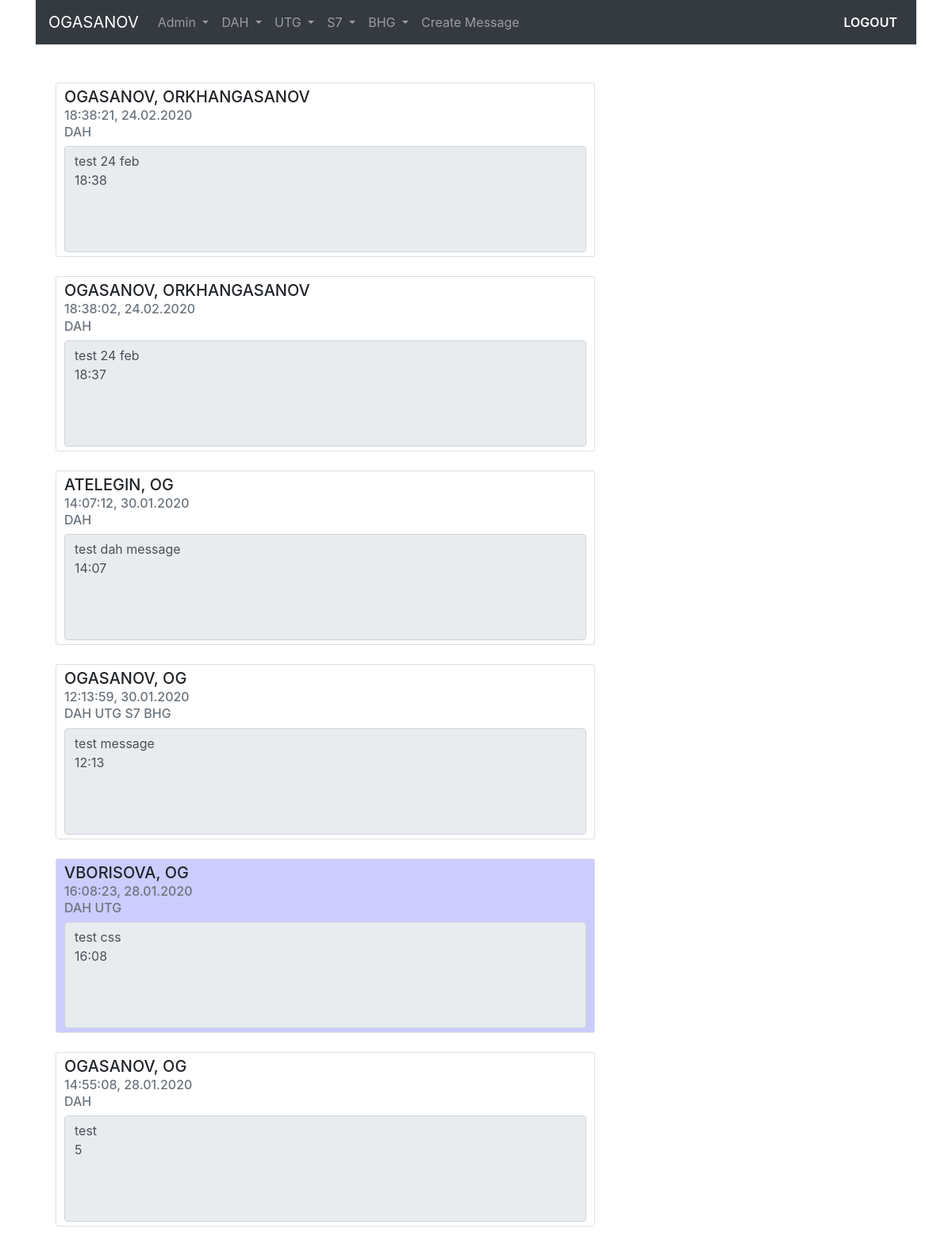
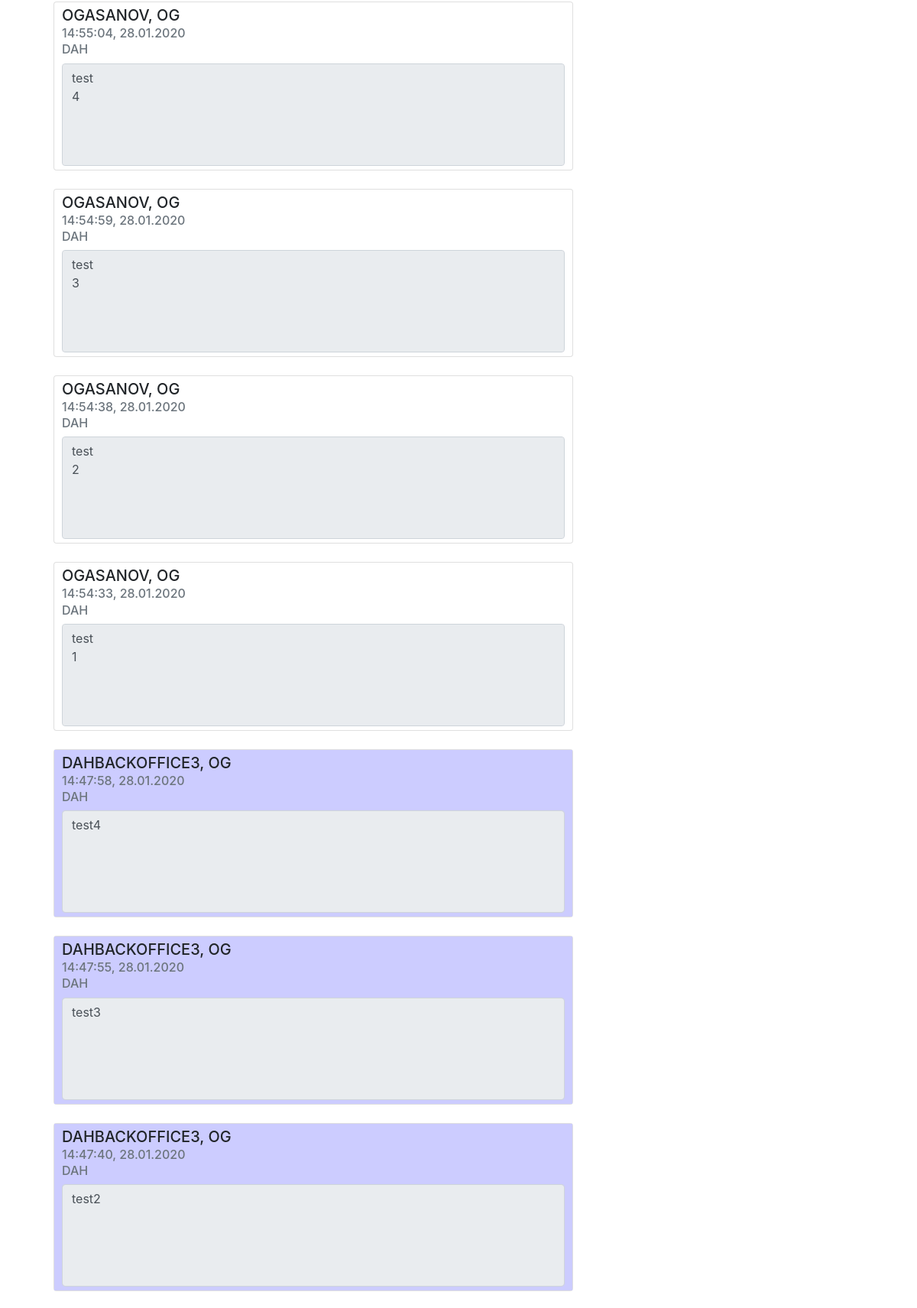
The page /dah/messages-50/ (signed in, upper part) on the database its author committed (2 pictures, top to bottom).
### user_model/models.py (models this page shows, shortened)
class UserModel(AbstractBaseUser):
    username = models.CharField(verbose_name='username', max_length=30, unique=True)
    fullname = models.CharField(verbose_name='full name', max_length=100)
    role = models.ForeignKey('UserRole', on_delete=models.CASCADE, related_name='role', null=True)
    date_joined = models.DateTimeField(verbose_name='date joined', auto_now_add=True)
    last_login = models.DateTimeField(verbose_name='last login', auto_now=True)
    is_admin = models.BooleanField(default=False)
    is_active = models.BooleanField(default=True)
    is_staff = models.BooleanField(default=False)
    is_superuser = models.BooleanField(default=False)
    USERNAME_FIELD = 'username'
    REQUIRED_FIELDS = ['fullname', 'role']
    objects = UserModelManager()
    def __str__(self):
        return self.username
    class Meta:
        verbose_name = 'User'
        verbose_name_plural = 'Users'
        ordering = ['username']

class Message(models.Model):
    title = models.CharField(max_length=150, db_index=True)
    slug = models.SlugField(max_length=150, unique=True)
    body = models.TextField(db_index=True)
    tags = models.ManyToManyField('Tag', related_name='t_messages')
    users = models.ManyToManyField('UserModel', related_name='u_messages')
    date_pub = models.DateTimeField(auto_now_add=True)
    def __str__(self):
        return self.title + ', ' + self.date_pub.strftime("%d.%m.%Y %H:%M:%S")
    def get_username(self):
        temp_str = self.__str__()
        temp_lst = temp_str.split(',')
        return temp_lst[0].lower()
    class Meta:
        ordering = ['-date_pub']

class Tag(models.Model):
    title = models.CharField(max_length=50, unique=True)
    slug = models.SlugField(max_length=50, unique=True)
    def __str__(self):
        return self.title

### user_model/views.py (the view)
# urls.py: path('dah/messages-50/', DAHMsgsView.as_view(), name='dah_messages_obj'),
class DAHMsgsView(LoginRequiredMixin, ObjectMsgsViewMixin, View):
    tag_arg = 'DAH'

### user_model/templates/user_model/fifty_msgs_template.html (shortened to what this page needs)
{% extends 'user_model/base.html' %}
{% block content %}
    <div class="row">
        <div class="col-md-8">
            {% for message in messages %}
                {% include 'user_model/includes/slug_message_template.html' %}
            {% endfor %}
        </div>
        <div class="col-md-2"></div>
        <div class="col-md-2"></div>
    </div>
{% endblock %}

### user_model/templates/user_model/includes/navbar.html (shortened to what this page needs)
<nav class="navbar navbar-expand-md navbar-dark bg-dark sticky-top">
    {% if request.user.is_authenticated %}
        <a class="navbar-brand" href="{% url 'homepage' %}">{{ request.user.username|upper }}</a>
    {% else %}
        <a class="navbar-brand mx-auto" href="{% url 'homepage' %}">Рассылка сообщений по рейсам</a>
    {% endif %}
    {% if request.user.is_authenticated and request.user.is_admin %}
    <div class="collapse navbar-collapse" id="navbarSupportedContent">
        <ul class="navbar-nav mr-auto">
            {% include 'user_model/includes/nav_item_admin.html' %}
            {% include 'user_model/includes/nav_item_template.html' %}
        </ul>
        <ul class="navbar-nav ml-auto">
            {% include 'user_model/includes/nav_item_logout.html' %}
        </ul>
    </div>
    {% endif %}
</nav>

### user_model/templates/user_model/includes/slug_message_template.html
{% load static %}
<div class="message-mainpage-template">
    <div class="card mb-4">
        <div class="card-paddings card-body" {% if message.get_username in users_backoffice %}style="background-color: #ccccff;"{% endif %}>
            <h5 class="card-title mb-2"><a class="message-info-link" href="{% url 'message_detail' slug=message.slug %}">{{ message.title }}</a></h5>
            <h6 class="card-subtitle mb-2 text-muted">{{ message.date_pub|date:'H:i:s, d.m.Y'}}</h6>
            <h6 class="card-subtitle mb-2 text-muted">
                {% for tag in message.tags.all %}
                    {{ tag }}
                {% endfor %}
            </h6>
            <textarea readonly class="form-control" rows="5" style="resize: none;">{{ message.body|striptags }}</textarea>
        </div>
    </div>
</div>

### static/css/style.css (style rules this page uses)
.message-mainpage-template { margin-left: 25px; margin-right: 25px; }
a.message-info-link { color: #212529; text-decoration: none; }
.card-paddings { padding-top: 5px; padding-bottom: 5px; padding-left: 10px; padding-right: 10px; }

### rows shown on the page
UserModel: user.username "OGASANOV"
Message: title "OGASANOV, ORKHANGASANOV", date_pub "18:38:21, 24.02.2020", body "test 24 feb 18:38"
Tag: title "DAH"
Message: title "OGASANOV, ORKHANGASANOV", date_pub "18:38:02, 24.02.2020", body "test 24 feb 18:37"
Message: title "ATELEGIN, OG", date_pub "14:07:12, 30.01.2020", body "test dah message 14:07"
Message: title "OGASANOV, OG", date_pub "12:13:59, 30.01.2020", body "test message 12:13"
Tag: title "UTG"
Tag: title "S7"
Tag: title "BHG"
Message: title "VBORISOVA, OG", date_pub "16:08:23, 28.01.2020", body "test css 16:08"
Message: title "OGASANOV, OG", date_pub "14:55:08, 28.01.2020", body "test 5"
Message: title "OGASANOV, OG", date_pub "14:55:04, 28.01.2020", body "test 4"
Message: title "OGASANOV, OG", date_pub "14:54:59, 28.01.2020", body "test 3"
Message: title "OGASANOV, OG", date_pub "14:54:38, 28.01.2020", body "test 2"
Message: title "OGASANOV, OG", date_pub "14:54:33, 28.01.2020", body "test 1"
Message: title "DAHBACKOFFICE3, OG", date_pub "14:47:58, 28.01.2020", body "test4"
Message: title "DAHBACKOFFICE3, OG", date_pub "14:47:55, 28.01.2020", body "test3"
Message: title "DAHBACKOFFICE3, OG", date_pub "14:47:40, 28.01.2020", body "test2"
